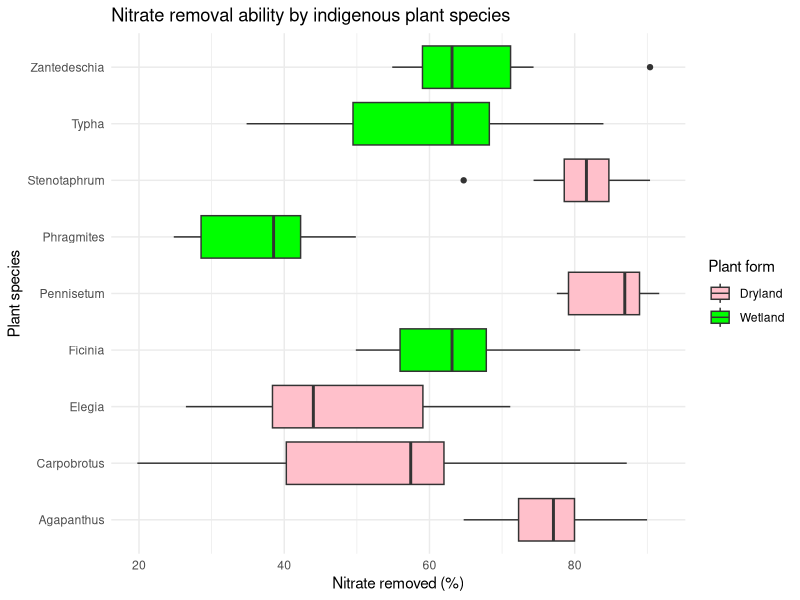
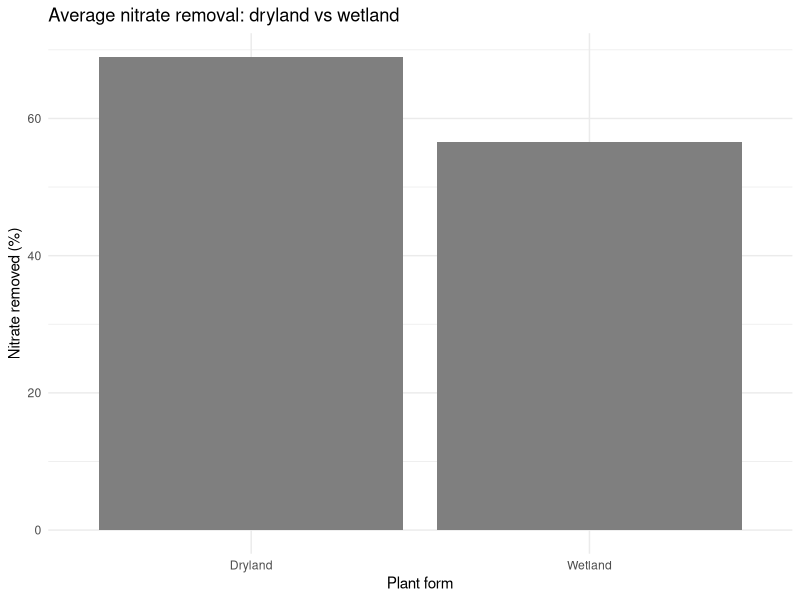

Here is the R script that generated these plots, in order:
## ---- chunk 1
# Upload tidy verse
library(tidyverse)
## ---- chunk 2

# stringsAsFactors= FALSE allows me to manipulate the "characters", so I can change them to numbers later

#load data
raw_data <- read.csv("DATA/stormwater.csv", stringsAsFactors = FALSE)
## ---- chunk 3
#Separate into multiple columns
stormwaterdata <- raw_data %>%
  separate(col = 1,  # Separate the first column
           into = c("id", "species", "plant.form", "outflow", "inflow", "no3"), #use these headings
           sep = ",", 
           convert = TRUE) %>%
  mutate(
    species = str_remove_all(species, "\""),  # Remove quotes from species
    plant.form = str_remove_all(plant.form, "\"")  # Remove quotes plant.form
  )
## ---- chunk 4
# see the summary of the data
summary(stormwaterdata)

#R is providing the 5 number summary, meaning that it is treating the numbers as numbers and no longer as characters
## ---- chunk 5
# Calculate mean, standard deviation, and sample size for NO3 removal by each species
# Arranged from highest to lowest removal ability to identify best performers

library(tidyverse)
stormwaterdata %>%
  group_by(species) %>%
  summarise(
    mean_no3 = mean(no3),
    sd_no3 = sd(no3),
    mean_outflow = mean(outflow),
    n = n()
  ) %>%
  arrange(desc(mean_no3))
## ---- chunk 6

# Compare average NO3 removal between the two plant form types
# This shows whether plant habitat type (Dryland/Wetland) affects removal ability

stormwaterdata %>%
  filter(plant.form != "") %>%  # Remove Control rows
  group_by(plant.form) %>%
  summarise(
    mean_no3 = mean(no3),
    sd_no3 = sd(no3),
    mean_outflow = mean(outflow),
    n = n()
  )

## ---- chunk 7
# Compare average NO3 removal between plant systems and the control (soil only)
# This determines if plants significantly improve nitrate removal compared to no treatment

# Control data (soil only, no plants)
control_data <- stormwaterdata %>%
  filter(species == "Control") %>%
  summarise(
    mean_no3 = mean(no3),
    sd_no3 = sd(no3),
    mean_outflow = mean(outflow)
  )

# Planted data (all plant species combined)
planted_data <- stormwaterdata %>%
  filter(species != "Control") %>%
  summarise(
    mean_no3 = mean(no3),
    sd_no3 = sd(no3),
    mean_outflow = mean(outflow)
  )
## ---- chunk 8
# View control data
control_data

#view plant data
planted_data
## ---- chunk 9
# Plot 1: NO3 removal ability per plant species, coloured by plant form

stormwaterdata %>%
  filter(plant.form != "") %>%
  ggplot(aes(x = species, y = no3, fill = plant.form)) +
  geom_boxplot() +
  scale_fill_manual(values = c("Dryland" = "pink", "Wetland" = "green")) +
  theme_minimal() +
  coord_flip() +
  labs(title = "Nitrate removal ability by indigenous plant species",
       x = "Plant species",
       y = "Nitrate removed (%)",
       fill = "Plant form")

## Plot 2: Average NO3 removal comparison between dryland and wetland plants

stormwaterdata %>%
  filter(plant.form != "") %>%
  group_by(plant.form) %>%
  summarise(mean_no3 = mean(no3)) %>%
  ggplot(aes(x = plant.form, y = mean_no3, fill = plant.form)) +
  geom_col() +
  scale_fill_manual(values = c("dryland" = "orange", "wetland" = "blue")) +
  theme_minimal() +
  labs(title = "Average nitrate removal: dryland vs wetland",
       x = "Plant form",
       y = "Nitrate removed (%)",
       fill = "Plant form")

